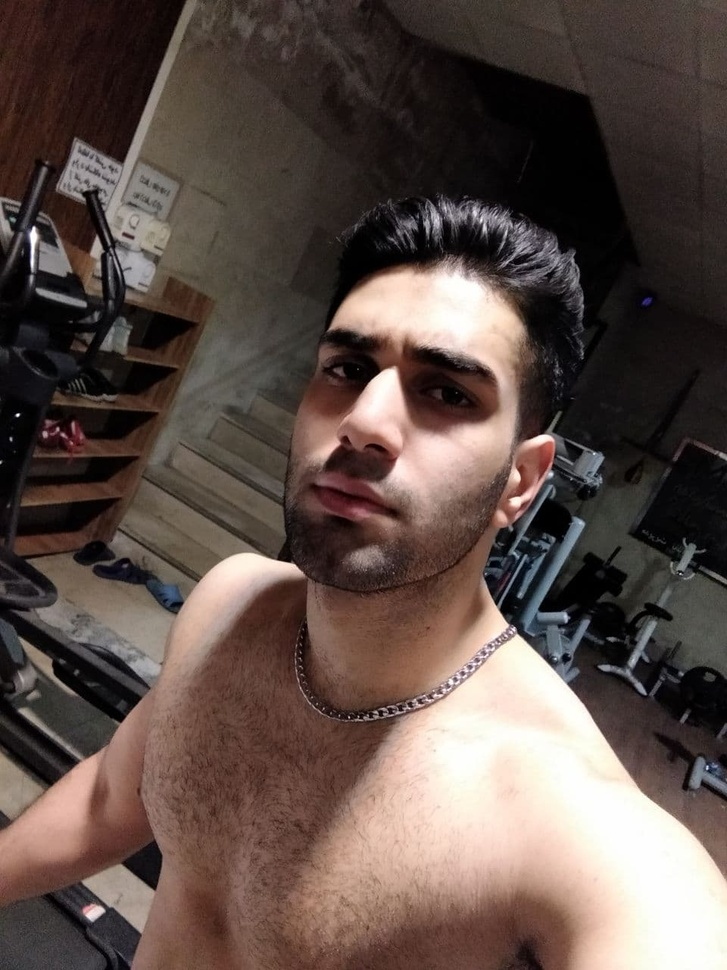
#> input picture image.jpg, 727 x 970 px, shrunk from 960 x 1280 before the run
$ python cv2-15-dilation-erosion.py
#> lines starting #> are read from the running program, lines starting #| are printed output that depends on the picture
from cv2 import cv2
import numpy as np

image = cv2.imread("./image.jpg")
#> image is the input picture: shape (970, 727, 3); mean B, G, R 72.8, 78.9, 94.2

cv2.imshow("Original", image)
cv2.waitKey()

# Let's define our kernel size
kernel = np.ones((5, 5), np.uint8)

# Now we erode
erosion = cv2.erode(image, kernel, iterations=1)
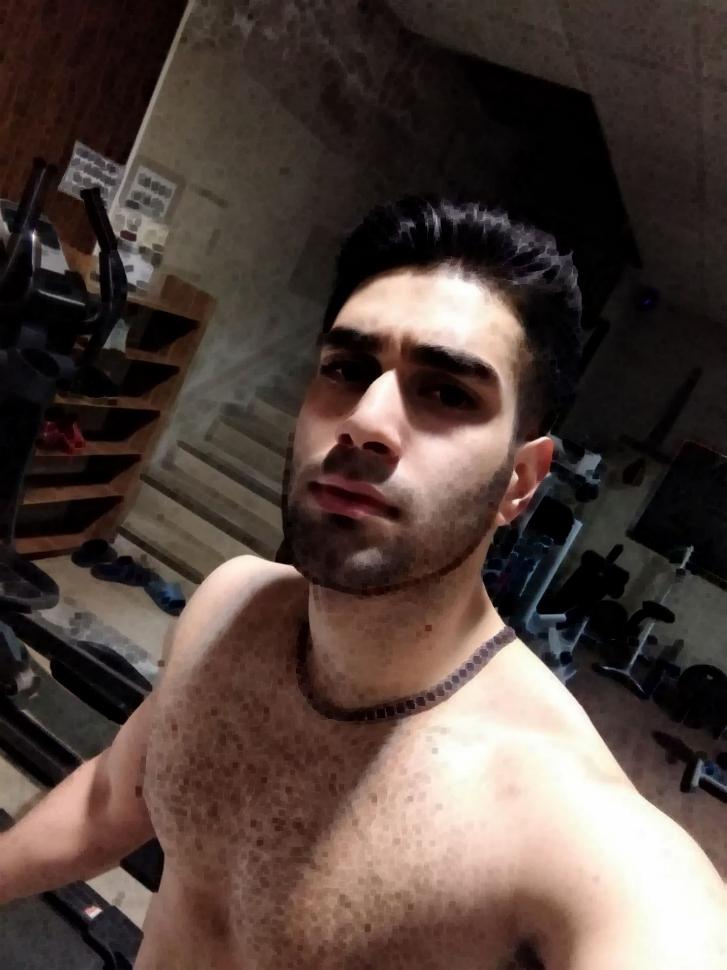
#> erosion: shape (970, 727, 3); mean B, G, R 61, 67.1, 82.2
cv2.imshow("Erosion", erosion)
cv2.waitKey()

#
dilation = cv2.dilate(image, kernel, iterations=1)
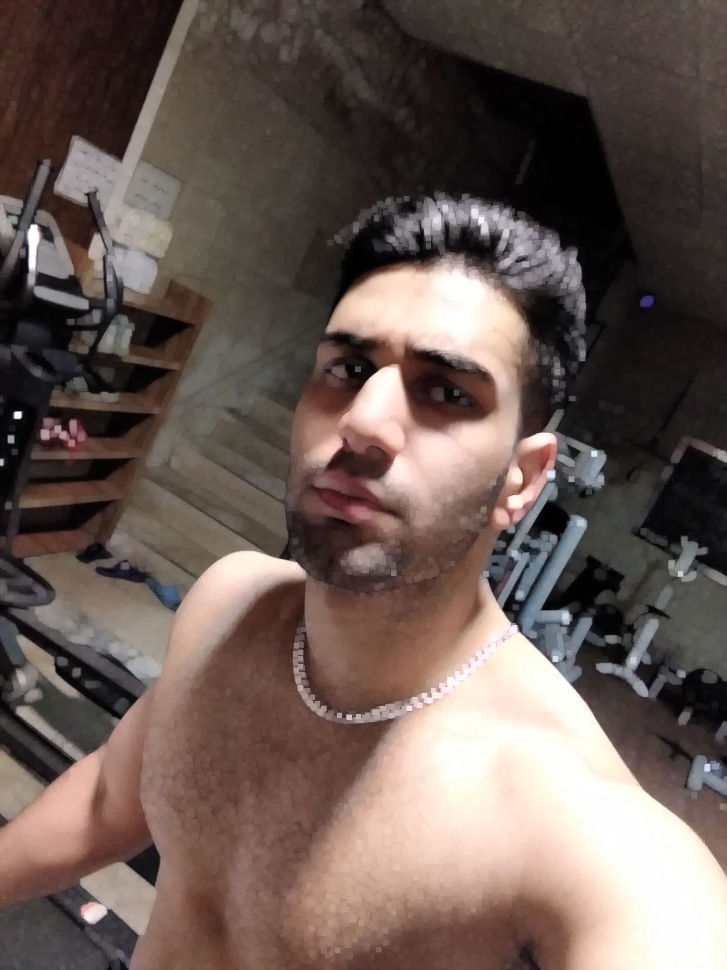
#> dilation: shape (970, 727, 3); mean B, G, R 85.1, 91.2, 106.5
cv2.imshow("Dilation", dilation)
cv2.waitKey()

# Opening - Good for removing noise
opening = cv2.morphologyEx(image, cv2.MORPH_OPEN, kernel)
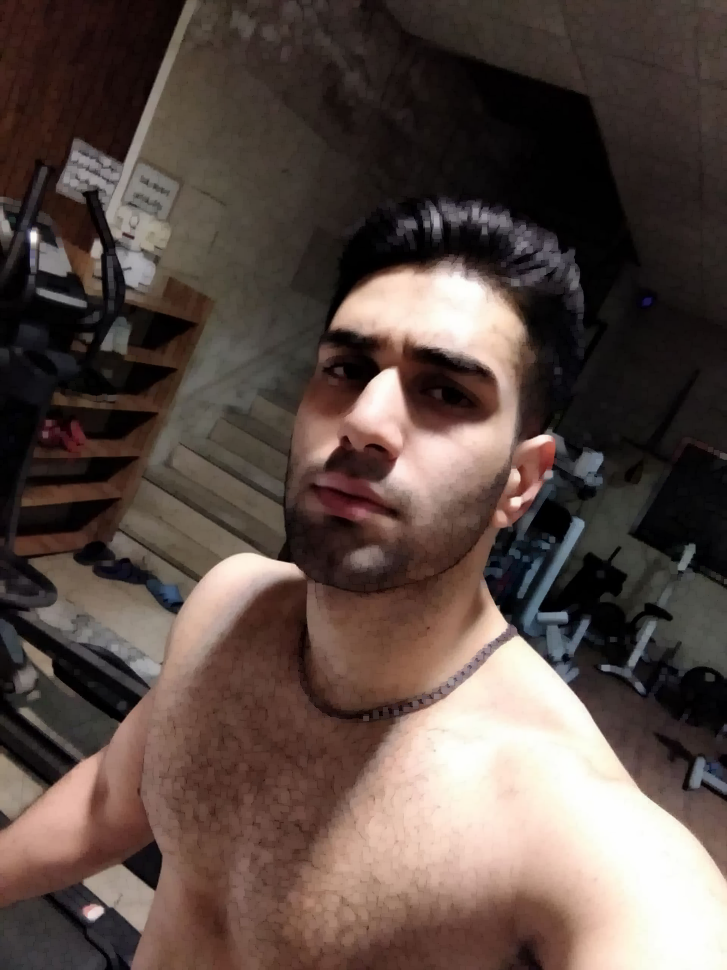
#> opening: shape (970, 727, 3); mean B, G, R 69, 75.2, 90.5
cv2.imshow("Opening", opening)
cv2.waitKey()

# Closing - Good foe removing noise
closing = cv2.morphologyEx(image, cv2.MORPH_CLOSE, kernel)
cv2.imshow("Closing", closing)
cv2.waitKey()

cv2.destroyAllWindows()
